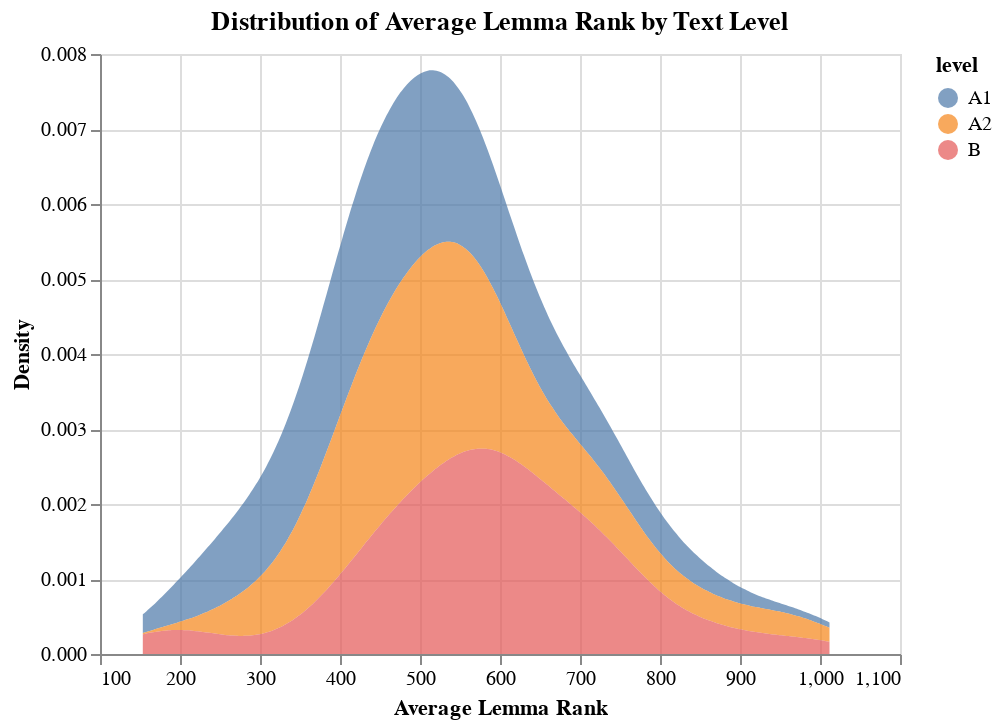

The notebook cell this image was saved under:
### Code cell
# Convert dict to dataframe
feature_df = pd.DataFrame(feature_dict)

# Plot distribution of average lemma rank
alt.Chart(
    feature_df, title="Distribution of Average Lemma Rank by Text Level"
).transform_density(
    "avg_lemma_rank", groupby=["level"], as_=["avg_lemma_rank", "density"]
).mark_area(
    interpolate="monotone", opacity=0.7
).encode(
    x=alt.X("avg_lemma_rank", title="Average Lemma Rank"),
    y=alt.Y("density:Q", title="Density"),
    color="level",
)

### Figure 1 — Vega-Lite specification as saved in the notebook (floating-point values rounded to 4 significant figures; data arrays with more than 128 entries replaced by an {"elided": "..."} marker saying what was removed)
{"$schema": "https://vega.github.io/schema/vega-lite/v4.8.1.json", "config": {"view": {"continuousHeight": 300, "continuousWidth": 400}}, "data": {"name": "data-e4469a1e567df130df069f2d508c9f0a"}, "datasets": {"data-e4469a1e567df130df069f2d508c9f0a": {"elided": "321 records"}}, "encoding": {"color": {"field": "level", "type": "nominal"}, "x": {"field": "avg_lemma_rank", "title": "Average Lemma Rank", "type": "quantitative"}, "y": {"field": "density", "title": "Density", "type": "quantitative"}}, "mark": {"interpolate": "monotone", "opacity": 0.7, "type": "area"}, "title": "Distribution of Average Lemma Rank by Text Level", "transform": [{"as": ["avg_lemma_rank", "density"], "density": "avg_lemma_rank", "groupby": ["level"]}]}
